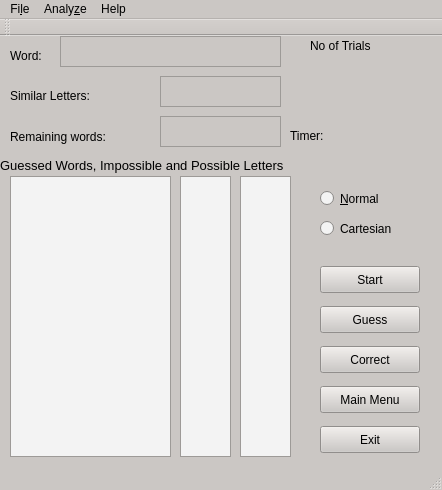
<?xml version="1.0" encoding="UTF-8"?>
<ui version="4.0">
 <class>MainWindow</class>
 <widget class="QMainWindow" name="MainWindow">
  <property name="geometry">
   <rect>
    <x>0</x>
    <y>0</y>
    <width>442</width>
    <height>490</height>
   </rect>
  </property>
  <property name="palette">
   <palette>
    <active>
     <colorrole role="WindowText">
      <brush brushstyle="SolidPattern">
       <color alpha="255">
        <red>0</red>
        <green>0</green>
        <blue>0</blue>
       </color>
      </brush>
     </colorrole>
     <colorrole role="Button">
      <brush brushstyle="SolidPattern">
       <color alpha="255">
        <red>203</red>
        <green>199</green>
        <blue>196</blue>
       </color>
      </brush>
     </colorrole>
     <colorrole role="Light">
      <brush brushstyle="SolidPattern">
       <color alpha="255">
        <red>255</red>
        <green>255</green>
        <blue>255</blue>
       </color>
      </brush>
     </colorrole>
     <colorrole role="Midlight">
      <brush brushstyle="SolidPattern">
       <color alpha="255">
        <red>229</red>
        <green>227</green>
        <blue>225</blue>
       </color>
      </brush>
     </colorrole>
     <colorrole role="Dark">
      <brush brushstyle="SolidPattern">
       <color alpha="255">
        <red>101</red>
        <green>99</green>
        <blue>98</blue>
       </color>
      </brush>
     </colorrole>
     <colorrole role="Mid">
      <brush brushstyle="SolidPattern">
       <color alpha="255">
        <red>135</red>
        <green>133</green>
        <blue>130</blue>
       </color>
      </brush>
     </colorrole>
     <colorrole role="Text">
      <brush brushstyle="SolidPattern">
       <color alpha="255">
        <red>0</red>
        <green>0</green>
        <blue>0</blue>
       </color>
      </brush>
     </colorrole>
     <colorrole role="BrightText">
      <brush brushstyle="SolidPattern">
       <color alpha="255">
        <red>255</red>
        <green>255</green>
        <blue>255</blue>
       </color>
      </brush>
     </colorrole>
     <colorrole role="ButtonText">
      <brush brushstyle="SolidPattern">
       <color alpha="255">
        <red>0</red>
        <green>0</green>
        <blue>0</blue>
       </color>
      </brush>
     </colorrole>
     <colorrole role="Base">
      <brush brushstyle="SolidPattern">
       <color alpha="255">
        <red>243</red>
        <green>243</green>
        <blue>243</blue>
       </color>
      </brush>
     </colorrole>
     <colorrole role="Window">
      <brush brushstyle="SolidPattern">
       <color alpha="255">
        <red>203</red>
        <green>199</green>
        <blue>196</blue>
       </color>
      </brush>
     </colorrole>
     <colorrole role="Shadow">
      <brush brushstyle="SolidPattern">
       <color alpha="255">
        <red>0</red>
        <green>0</green>
        <blue>0</blue>
       </color>
      </brush>
     </colorrole>
     <colorrole role="AlternateBase">
      <brush brushstyle="SolidPattern">
       <color alpha="255">
        <red>229</red>
        <green>227</green>
        <blue>225</blue>
       </color>
      </brush>
     </colorrole>
     <colorrole role="ToolTipBase">
      <brush brushstyle="SolidPattern">
       <color alpha="255">
        <red>255</red>
        <green>255</green>
        <blue>220</blue>
       </color>
      </brush>
     </colorrole>
     <colorrole role="ToolTipText">
      <brush brushstyle="SolidPattern">
       <color alpha="255">
        <red>0</red>
        <green>0</green>
        <blue>0</blue>
       </color>
      </brush>
     </colorrole>
    </active>
    <inactive>
     <colorrole role="WindowText">
      <brush brushstyle="SolidPattern">
       <color alpha="255">
        <red>0</red>
        <green>0</green>
        <blue>0</blue>
       </color>
      </brush>
     </colorrole>
     <colorrole role="Button">
      <brush brushstyle="SolidPattern">
       <color alpha="255">
        <red>203</red>
        <green>199</green>
        <blue>196</blue>
       </color>
      </brush>
     </colorrole>
     <colorrole role="Light">
      <brush brushstyle="SolidPattern">
       <color alpha="255">
        <red>255</red>
        <green>255</green>
        <blue>255</blue>
       </color>
      </brush>
     </colorrole>
     <colorrole role="Midlight">
      <brush brushstyle="SolidPattern">
       <color alpha="255">
        <red>229</red>
        <green>227</green>
        <blue>225</blue>
       </color>
      </brush>
     </colorrole>
     <colorrole role="Dark">
      <brush brushstyle="SolidPattern">
       <color alpha="255">
        <red>101</red>
        <green>99</green>
        <blue>98</blue>
       </color>
      </brush>
     </colorrole>
     <colorrole role="Mid">
      <brush brushstyle="SolidPattern">
       <color alpha="255">
        <red>135</red>
        <green>133</green>
        <blue>130</blue>
       </color>
      </brush>
     </colorrole>
     <colorrole role="Text">
      <brush brushstyle="SolidPattern">
       <color alpha="255">
        <red>0</red>
        <green>0</green>
        <blue>0</blue>
       </color>
      </brush>
     </colorrole>
     <colorrole role="BrightText">
      <brush brushstyle="SolidPattern">
       <color alpha="255">
        <red>255</red>
        <green>255</green>
        <blue>255</blue>
       </color>
      </brush>
     </colorrole>
     <colorrole role="ButtonText">
      <brush brushstyle="SolidPattern">
       <color alpha="255">
        <red>0</red>
        <green>0</green>
        <blue>0</blue>
       </color>
      </brush>
     </colorrole>
     <colorrole role="Base">
      <brush brushstyle="SolidPattern">
       <color alpha="255">
        <red>243</red>
        <green>243</green>
        <blue>243</blue>
       </color>
      </brush>
     </colorrole>
     <colorrole role="Window">
      <brush brushstyle="SolidPattern">
       <color alpha="255">
        <red>203</red>
        <green>199</green>
        <blue>196</blue>
       </color>
      </brush>
     </colorrole>
     <colorrole role="Shadow">
      <brush brushstyle="SolidPattern">
       <color alpha="255">
        <red>0</red>
        <green>0</green>
        <blue>0</blue>
       </color>
      </brush>
     </colorrole>
     <colorrole role="AlternateBase">
      <brush brushstyle="SolidPattern">
       <color alpha="255">
        <red>229</red>
        <green>227</green>
        <blue>225</blue>
       </color>
      </brush>
     </colorrole>
     <colorrole role="ToolTipBase">
      <brush brushstyle="SolidPattern">
       <color alpha="255">
        <red>255</red>
        <green>255</green>
        <blue>220</blue>
       </color>
      </brush>
     </colorrole>
     <colorrole role="ToolTipText">
      <brush brushstyle="SolidPattern">
       <color alpha="255">
        <red>0</red>
        <green>0</green>
        <blue>0</blue>
       </color>
      </brush>
     </colorrole>
    </inactive>
    <disabled>
     <colorrole role="WindowText">
      <brush brushstyle="SolidPattern">
       <color alpha="255">
        <red>101</red>
        <green>99</green>
        <blue>98</blue>
       </color>
      </brush>
     </colorrole>
     <colorrole role="Button">
      <brush brushstyle="SolidPattern">
       <color alpha="255">
        <red>203</red>
        <green>199</green>
        <blue>196</blue>
       </color>
      </brush>
     </colorrole>
     <colorrole role="Light">
      <brush brushstyle="SolidPattern">
       <color alpha="255">
        <red>255</red>
        <green>255</green>
        <blue>255</blue>
       </color>
      </brush>
     </colorrole>
     <colorrole role="Midlight">
      <brush brushstyle="SolidPattern">
       <color alpha="255">
        <red>229</red>
        <green>227</green>
        <blue>225</blue>
       </color>
      </brush>
     </colorrole>
     <colorrole role="Dark">
      <brush brushstyle="SolidPattern">
       <color alpha="255">
        <red>101</red>
        <green>99</green>
        <blue>98</blue>
       </color>
      </brush>
     </colorrole>
     <colorrole role="Mid">
      <brush brushstyle="SolidPattern">
       <color alpha="255">
        <red>135</red>
        <green>133</green>
        <blue>130</blue>
       </color>
      </brush>
     </colorrole>
     <colorrole role="Text">
      <brush brushstyle="SolidPattern">
       <color alpha="255">
        <red>101</red>
        <green>99</green>
        <blue>98</blue>
       </color>
      </brush>
     </colorrole>
     <colorrole role="BrightText">
      <brush brushstyle="SolidPattern">
       <color alpha="255">
        <red>255</red>
        <green>255</green>
        <blue>255</blue>
       </color>
      </brush>
     </colorrole>
     <colorrole role="ButtonText">
      <brush brushstyle="SolidPattern">
       <color alpha="255">
        <red>101</red>
        <green>99</green>
        <blue>98</blue>
       </color>
      </brush>
     </colorrole>
     <colorrole role="Base">
      <brush brushstyle="SolidPattern">
       <color alpha="255">
        <red>203</red>
        <green>199</green>
        <blue>196</blue>
       </color>
      </brush>
     </colorrole>
     <colorrole role="Window">
      <brush brushstyle="SolidPattern">
       <color alpha="255">
        <red>203</red>
        <green>199</green>
        <blue>196</blue>
       </color>
      </brush>
     </colorrole>
     <colorrole role="Shadow">
      <brush brushstyle="SolidPattern">
       <color alpha="255">
        <red>0</red>
        <green>0</green>
        <blue>0</blue>
       </color>
      </brush>
     </colorrole>
     <colorrole role="AlternateBase">
      <brush brushstyle="SolidPattern">
       <color alpha="255">
        <red>203</red>
        <green>199</green>
        <blue>196</blue>
       </color>
      </brush>
     </colorrole>
     <colorrole role="ToolTipBase">
      <brush brushstyle="SolidPattern">
       <color alpha="255">
        <red>255</red>
        <green>255</green>
        <blue>220</blue>
       </color>
      </brush>
     </colorrole>
     <colorrole role="ToolTipText">
      <brush brushstyle="SolidPattern">
       <color alpha="255">
        <red>0</red>
        <green>0</green>
        <blue>0</blue>
       </color>
      </brush>
     </colorrole>
    </disabled>
   </palette>
  </property>
  <property name="windowTitle">
   <string>Kelime Bulmacasi</string>
  </property>
  <widget class="QWidget" name="centralWidget">
   <widget class="QPushButton" name="pushButton_4">
    <property name="geometry">
     <rect>
      <x>320</x>
      <y>390</y>
      <width>100</width>
      <height>27</height>
     </rect>
    </property>
    <property name="text">
     <string>Exit</string>
    </property>
   </widget>
   <widget class="QPushButton" name="pushButton">
    <property name="geometry">
     <rect>
      <x>320</x>
      <y>270</y>
      <width>100</width>
      <height>27</height>
     </rect>
    </property>
    <property name="text">
     <string>Guess</string>
    </property>
    <property name="shortcut">
     <string/>
    </property>
   </widget>
   <widget class="QListView" name="listView_3">
    <property name="geometry">
     <rect>
      <x>240</x>
      <y>140</y>
      <width>51</width>
      <height>281</height>
     </rect>
    </property>
   </widget>
   <widget class="QLabel" name="label">
    <property name="geometry">
     <rect>
      <x>10</x>
      <y>10</y>
      <width>79</width>
      <height>19</height>
     </rect>
    </property>
    <property name="text">
     <string>Word:</string>
    </property>
   </widget>
   <widget class="QTextEdit" name="textEdit_3">
    <property name="enabled">
     <bool>false</bool>
    </property>
    <property name="geometry">
     <rect>
      <x>160</x>
      <y>40</y>
      <width>121</width>
      <height>31</height>
     </rect>
    </property>
   </widget>
   <widget class="QTextEdit" name="textEdit">
    <property name="enabled">
     <bool>false</bool>
    </property>
    <property name="geometry">
     <rect>
      <x>60</x>
      <y>0</y>
      <width>221</width>
      <height>31</height>
     </rect>
    </property>
   </widget>
   <widget class="QTextEdit" name="textEdit_4">
    <property name="enabled">
     <bool>false</bool>
    </property>
    <property name="geometry">
     <rect>
      <x>160</x>
      <y>80</y>
      <width>121</width>
      <height>31</height>
     </rect>
    </property>
   </widget>
   <widget class="QListView" name="listView">
    <property name="geometry">
     <rect>
      <x>10</x>
      <y>140</y>
      <width>161</width>
      <height>281</height>
     </rect>
    </property>
   </widget>
   <widget class="QLabel" name="label_2">
    <property name="geometry">
     <rect>
      <x>310</x>
      <y>0</y>
      <width>121</width>
      <height>19</height>
     </rect>
    </property>
    <property name="text">
     <string>No of Trials</string>
    </property>
   </widget>
   <widget class="QListView" name="listView_2">
    <property name="geometry">
     <rect>
      <x>180</x>
      <y>140</y>
      <width>51</width>
      <height>281</height>
     </rect>
    </property>
   </widget>
   <widget class="QPushButton" name="pushButton_2">
    <property name="geometry">
     <rect>
      <x>320</x>
      <y>230</y>
      <width>100</width>
      <height>27</height>
     </rect>
    </property>
    <property name="text">
     <string>Start</string>
    </property>
   </widget>
   <widget class="QRadioButton" name="radioButton_2">
    <property name="geometry">
     <rect>
      <x>320</x>
      <y>180</y>
      <width>124</width>
      <height>25</height>
     </rect>
    </property>
    <property name="text">
     <string>Cartesian</string>
    </property>
   </widget>
   <widget class="QLabel" name="label_4">
    <property name="geometry">
     <rect>
      <x>10</x>
      <y>90</y>
      <width>151</width>
      <height>21</height>
     </rect>
    </property>
    <property name="text">
     <string>Remaining words:</string>
    </property>
   </widget>
   <widget class="QLabel" name="label_3">
    <property name="geometry">
     <rect>
      <x>10</x>
      <y>50</y>
      <width>161</width>
      <height>19</height>
     </rect>
    </property>
    <property name="text">
     <string>Similar Letters:</string>
    </property>
   </widget>
   <widget class="QPushButton" name="pushButton_3">
    <property name="geometry">
     <rect>
      <x>320</x>
      <y>310</y>
      <width>100</width>
      <height>27</height>
     </rect>
    </property>
    <property name="text">
     <string>Correct</string>
    </property>
   </widget>
   <widget class="QRadioButton" name="radioButton">
    <property name="geometry">
     <rect>
      <x>320</x>
      <y>150</y>
      <width>124</width>
      <height>25</height>
     </rect>
    </property>
    <property name="text">
     <string>&amp;Normal</string>
    </property>
   </widget>
   <widget class="QLabel" name="label_5">
    <property name="geometry">
     <rect>
      <x>0</x>
      <y>120</y>
      <width>351</width>
      <height>19</height>
     </rect>
    </property>
    <property name="text">
     <string>&lt;html&gt;&lt;head/&gt;&lt;body&gt;&lt;p&gt;&lt;span style=&quot; font-size:10pt;&quot;&gt;Guessed Words, Impossible and Possible Letters&lt;/span&gt;&lt;/p&gt;&lt;/body&gt;&lt;/html&gt;</string>
    </property>
   </widget>
   <widget class="QLabel" name="label_6">
    <property name="geometry">
     <rect>
      <x>320</x>
      <y>20</y>
      <width>71</width>
      <height>61</height>
     </rect>
    </property>
    <property name="font">
     <font>
      <family>DejaVu Sans</family>
      <pointsize>15</pointsize>
     </font>
    </property>
    <property name="text">
     <string/>
    </property>
    <property name="alignment">
     <set>Qt::AlignCenter</set>
    </property>
   </widget>
   <widget class="QPushButton" name="pushButton_5">
    <property name="geometry">
     <rect>
      <x>320</x>
      <y>350</y>
      <width>100</width>
      <height>27</height>
     </rect>
    </property>
    <property name="text">
     <string>Main Menu</string>
    </property>
   </widget>
   <widget class="QLabel" name="label_7">
    <property name="geometry">
     <rect>
      <x>340</x>
      <y>90</y>
      <width>91</width>
      <height>19</height>
     </rect>
    </property>
    <property name="text">
     <string/>
    </property>
    <property name="alignment">
     <set>Qt::AlignLeading|Qt::AlignLeft|Qt::AlignVCenter</set>
    </property>
   </widget>
   <widget class="QLabel" name="label_8">
    <property name="geometry">
     <rect>
      <x>290</x>
      <y>90</y>
      <width>51</width>
      <height>19</height>
     </rect>
    </property>
    <property name="text">
     <string>Timer:</string>
    </property>
   </widget>
  </widget>
  <widget class="QToolBar" name="mainToolBar">
   <attribute name="toolBarArea">
    <enum>TopToolBarArea</enum>
   </attribute>
   <attribute name="toolBarBreak">
    <bool>false</bool>
   </attribute>
  </widget>
  <widget class="QStatusBar" name="statusBar"/>
  <widget class="QMenuBar" name="menuBar">
   <property name="geometry">
    <rect>
     <x>0</x>
     <y>0</y>
     <width>442</width>
     <height>24</height>
    </rect>
   </property>
   <widget class="QMenu" name="menuFile">
    <property name="title">
     <string>Fi&amp;le</string>
    </property>
    <addaction name="actionNew"/>
    <addaction name="actionNew_Same_Dictionary"/>
    <addaction name="actionLoad"/>
    <addaction name="actionHuman_Guess"/>
   </widget>
   <widget class="QMenu" name="menuHelp">
    <property name="title">
     <string>Help</string>
    </property>
    <addaction name="actionAbout"/>
    <addaction name="actionExit"/>
   </widget>
   <widget class="QMenu" name="menuAnalysis">
    <property name="title">
     <string>Analy&amp;ze</string>
    </property>
    <addaction name="actionAnalysis"/>
    <addaction name="actionAnalyzer_Report"/>
   </widget>
   <addaction name="menuFile"/>
   <addaction name="menuAnalysis"/>
   <addaction name="menuHelp"/>
  </widget>
  <action name="actionNew">
   <property name="icon">
    <iconset resource="images.qrc">
     <normaloff>:/images/images/new-file.png</normaloff>:/images/images/new-file.png</iconset>
   </property>
   <property name="text">
    <string>&amp;New</string>
   </property>
   <property name="shortcut">
    <string>Ctrl+N</string>
   </property>
  </action>
  <action name="actionLoad">
   <property name="icon">
    <iconset resource="images.qrc">
     <normaloff>:/images/images/open.png</normaloff>:/images/images/open.png</iconset>
   </property>
   <property name="text">
    <string>&amp;Load</string>
   </property>
   <property name="shortcut">
    <string>Ctrl+L</string>
   </property>
  </action>
  <action name="actionExit">
   <property name="icon">
    <iconset resource="images.qrc">
     <normaloff>:/images/images/close.png</normaloff>:/images/images/close.png</iconset>
   </property>
   <property name="text">
    <string>&amp;Exit</string>
   </property>
   <property name="shortcut">
    <string>Ctrl+E</string>
   </property>
  </action>
  <action name="actionAbout">
   <property name="icon">
    <iconset resource="images.qrc">
     <normaloff>:/images/images/preview.png</normaloff>:/images/images/preview.png</iconset>
   </property>
   <property name="text">
    <string>&amp;About</string>
   </property>
   <property name="shortcut">
    <string>Ctrl+A</string>
   </property>
  </action>
  <action name="actionHuman_Guess">
   <property name="text">
    <string>&amp;Human-Com</string>
   </property>
   <property name="toolTip">
    <string>Human Guess</string>
   </property>
  </action>
  <action name="actionAnalysis">
   <property name="text">
    <string>&amp;Analyzer</string>
   </property>
   <property name="shortcut">
    <string>Ctrl+Z</string>
   </property>
  </action>
  <action name="actionAnalyzer_Report">
   <property name="text">
    <string>Analyzer &amp;Report</string>
   </property>
  </action>
  <action name="actionNew_Same_Dictionary">
   <property name="icon">
    <iconset resource="images.qrc">
     <normaloff>:/images/images/new-file.png</normaloff>:/images/images/new-file.png</iconset>
   </property>
   <property name="text">
    <string>New(Same Dictionary)</string>
   </property>
   <property name="toolTip">
    <string>New with the Same Dictionary</string>
   </property>
   <property name="shortcut">
    <string>Ctrl+D</string>
   </property>
  </action>
 </widget>
 <layoutdefault spacing="6" margin="11"/>
 <resources>
  <include location="images.qrc"/>
 </resources>
 <connections/>
</ui>
